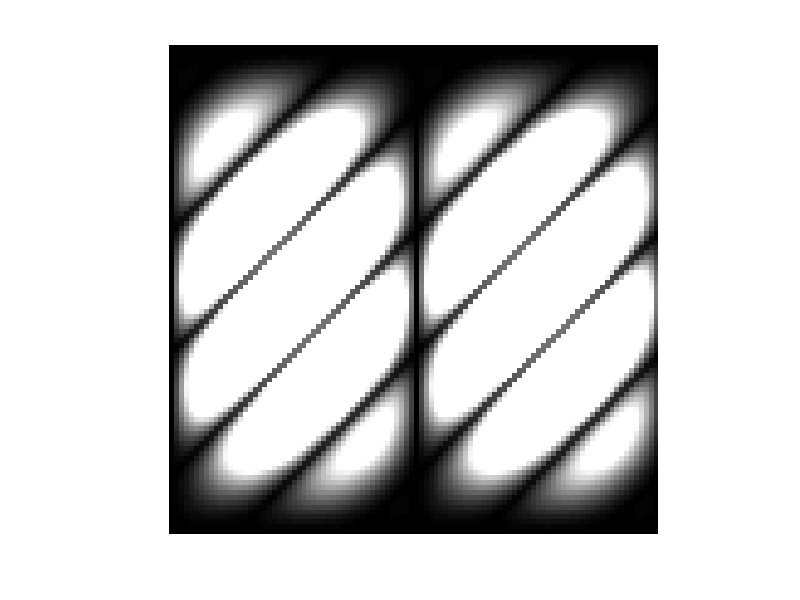

Source code (MATLAB): (Note: this script raises an error after producing the figure.)
% -*- coding: utf-8 -*-
% sampling with 1.9 stride
%

pkg load image

l=155
a=abs(round(sin(pi*(1:l)/2)));
sprintf("%d",a)
%ans =10101010101010101010101010101010101010101010101010101010101010101010101010101010101010101010101010101010101010101010101010101010101010101010101010101010101
sprintf("%d",a(ceil(1:1.9:l)) )
%ans = 1111111111000000000011111111110000000000111111111100000000001111111111000000000011


% sobel filter (frequency)
a=zeros(100,100);
a(2:4,2:4)=[-1 0 1; -2 0 2; -1 0 1];
w=(imag(fft2(a)));
v1=[w(51:100,:) ;w(1:50,:)];
v2=[v1(:,51:100) v1(:,1:50)];
surf((v2))
imshow(abs(v2))


% restore image with phase
im=imresize(imread("../../beamer/4/image/Grenoble_-_ancien_évêché_-_Joseph_Fourier.JPG"),0.1);
%im1=im(1:10:end,1:10:end,1);
im1=im;
fm1=fft2(im1);
re=ifft2(exp(i*angle(fm1)));
surf(abs(re(:,:,1))/max(abs(re(:))))
imshow(abs(re(:,:,1))/max(abs(re(:))))


% restore image with phase
im=imread("Treasure_Hunt_Map_Outdoor_color_garden_screen1_b6736c9f-f66a-452d-8ee2-d2563090a4f7.webp");
f=fft2(im);
a=angle(f);
b=ifft2(exp(i*a))(:,:,1);
imshow(b/max(max(b)))


%  image style change by magnitude and phase
im1=imread("n07740461_11597.jpg");
im2=imread("n07749192_7154.jpg");
fm1=fft2(im1);
fm2=fft2(im2);
r1=(abs(ifft2(abs(fm1).*exp(i*angle(fm1)))));
imshow(uint8(r1))
r1=(abs(ifft2(abs(fm2).*exp(i*angle(fm1)))));
imshow(uint8(r1))
%imwrite(uint8(r1),"n07740461_11597.png")
r2=(abs(ifft2(abs(fm1).*exp(i*angle(fm2)))));
imshow(uint8(r2))
%imwrite(uint8(r2),"n07749192_7154.png")


% image style change by magnitude and phase
im1=resize(imread("Screenshot_20240408_092418.png"),[255,255,3]);
im2=resize(imread("Screenshot_20240408_092506.png"),[255,255,3]);
fm1=fft2(im1);
fm2=fft2(im2);
r1=(abs(ifft2(abs(fm2).*exp(i*angle(fm1)))));
r2=(abs(ifft2(abs(fm1).*exp(i*angle(fm2)))));
imshow(uint8(r1))
imshow(uint8(r2))
%imwrite(uint8(r1),"Screenshot_20240408_092418.jpg")
%imwrite(uint8(r2),"Screenshot_20240408_092506.jpg")


% image style change by magnitude and phase
im1=resize(imread("Screenshot_20240408_092418.png"),[255,255,3]);
im2=resize(imread("0f0a513035709bfd1da42901a889160c4c864f09f32c9c35c17d641cb8c181bb.jpg"),[255,255,3]);
fm1=fft2(im1);
fm2=fft2(im2);
r1=(abs(ifft2(abs(fm2).*exp(i*angle(fm1)))));
r2=(abs(ifft2(abs(fm1).*exp(i*angle(fm2)))));
imshow(uint8(r1))
imshow(uint8(r2))
%imwrite(uint8(r1),"Screenshot_20240408_092418.jpg")
%imwrite(uint8(r2),"Screenshot_20240408_092506.jpg")


% correlation filtering
pkg load image

i=imread("n07740461_11597.jpg");
%imshow(i)
o=(i(47:93,31:120,:));
f1=fft2(i(:,:,1));
f2=fft2(o(:,:,1),256,256);
r=abs(ifft2(f1./f2));
imshow(r/max(r(:)))
%imshow(r2>=max(r2(:)))
%surf(r)

i=imread("Treasure_Hunt_Map_Outdoor_color_garden_screen1_b6736c9f-f66a-452d-8ee2-d2563090a4f7.webp");
i=i(:,:,1);
o=i(500:527,1550:1718);
r2=abs(ifft2(fft2(i)./fft2(o,1740,2000)));
imshow(r2/max(r2(:)))
%imshow(r2>=max(r2(:)))
%surf(r2)
